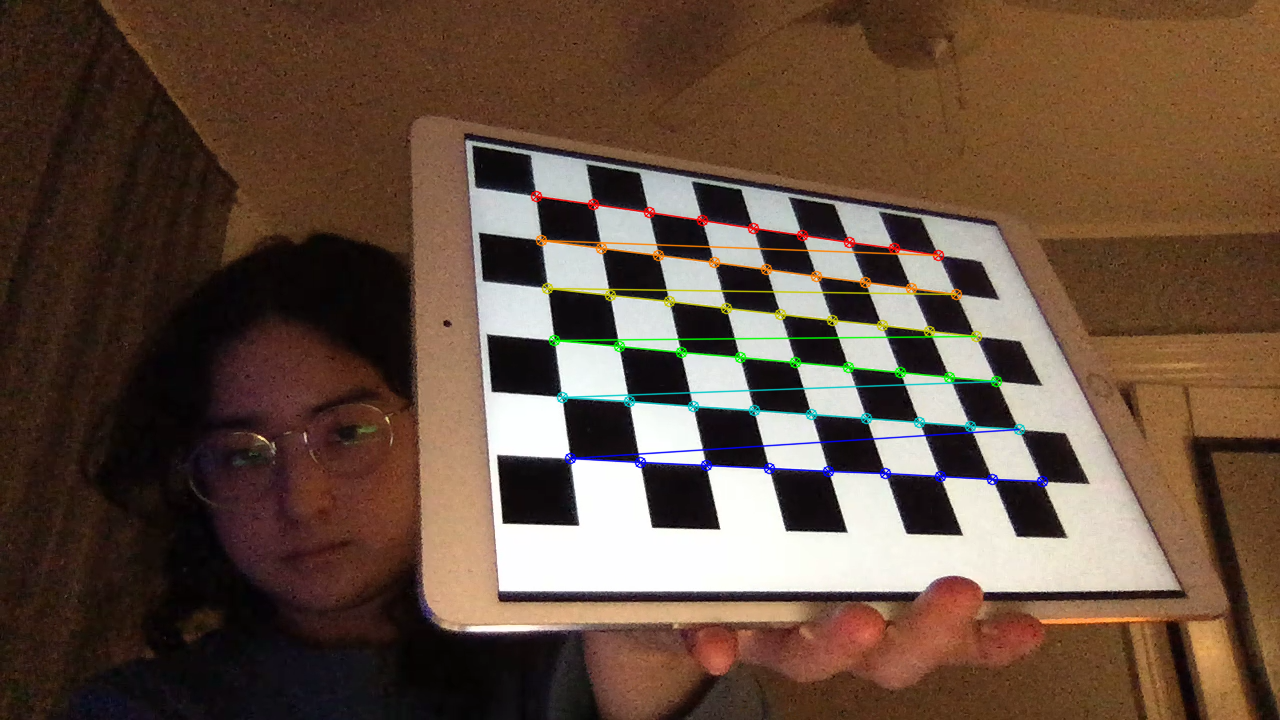
//> input picture project4/build/.002.png, 1280 x 720 px, given in place of the camera
$ ./ar_main   (built with g++ and OpenCV 4)
//> lines starting //> are read from the running program, lines starting //| are printed output that depends on the picture
### project4/functions.h
#ifndef FUNCTIONS_H
#define FUNCTIONS_H

#include <cstdio>
#include <cstring>
#include <cstdlib>
#include <opencv2/calib3d.hpp>
#include <opencv2/imgcodecs.hpp>
#include <opencv2/imgproc.hpp>
#include <opencv2/highgui.hpp>
#include <opencv2/aruco.hpp>
#include <opencv2/aruco/dictionary.hpp>
#include <opencv2/core.hpp>
#include <iostream>
#include <dirent.h>
#include <fstream>
#include <sstream>
#include <vector>

using namespace cv;
using namespace std;

int createArucoMarkers();
int createKnownBoardPosition(cv::Size boardSize, float squareEdgeLength, std::vector<Vec3f>& points);
int getChessboardCorners(std::vector<Mat> images, vector<vector<Point2f> >& cornerList, bool showResults = false);
int cameraCalibration(vector<Mat> calibrationImages, Size boardSize, float squareEdgeLength, cv::Mat& cameraMatrix, cv::Mat& distanceCoeffs);
bool saveCameraCalibration(string name, cv::Mat cameraMatrix, cv::Mat distanceCoeffs);
int startWebcamMonitoring(cv::Mat &cameraMatrix, cv::Mat &distanceCoeffs, float arucoSquareDimensions);
bool loadCameraCalibration(string name, cv::Mat &cameraMatrix, cv::Mat distanceCoeffs);
int storeCameraConfig(cv::Mat &cameraMatrix, cv::Mat &distCoeffs);
int readCameraConfig(cv::Mat &cameraMatrix, cv::Mat &distCoeffs);


#endif

### project4/ar_main.cpp
/*
Eileen Chang
CS5330
Spring 2022

Main file for Calibration (Tasks 1-4) and AR functionalities (Tasks 4-7)
*/

#include <cstdio>
#include <cstring>
#include <cstdlib>
#include <opencv2/calib3d.hpp>
#include <opencv2/imgcodecs.hpp>
#include <opencv2/imgproc.hpp>
#include <opencv2/highgui.hpp>
#include <opencv2/aruco.hpp>
#include <opencv2/aruco/dictionary.hpp>
#include <opencv2/core.hpp>
#include <iostream>
#include <dirent.h>
#include <fstream>
#include <sstream>
#include <vector>
#include "functions.h"

using namespace cv;
using namespace std;

enum Filter {
	CORNERS, AXES, OBJECT, ROBUST, ARUCO
};

int main( int argc, char *argv[] ) {
    // check for sufficient arguments
    if (argc < 1) {
        printf("Please enter enough arguments");
        return(-1);
    }

    // create aruco markers
    //createArucoMarkers();

    /* initialize variables */
    int quit =0;
    int framesPerSecond = 20;
    cv::Mat frame;
    cv::Mat convertedImage;
    convertedImage = frame;
    cv::namedWindow("Main Window", cv::WINDOW_AUTOSIZE);

    // chessboard parameters
    const float calibrationSquareDimension = 0.01778f; // meters
    const float arucoSquareDimension = 0.1016f; // meters
    cv::Size patternsize( 9, 6 );

    // camera matrix
    double col = double(convertedImage.cols / 2);
    double rows = double(convertedImage.rows / 2);
    double data[3][3] = { {1, 0, col}, {0, 1, rows}, {0, 0, 1} };
    cv::Mat cameraMatrix = cv::Mat(3,3, CV_64FC1, &data);
    // distortion coefficients
    cv::Mat distCoeffs = cv::Mat::zeros(8, 1, CV_64FC1);
    // extract paths of individual images
    std::vector<Mat> savedImages;
    // image points found by findChessboardCorners
    std::vector<cv::Point2f> corners;
    // vector of vectors of 2D points for each checkerboard image
    std::vector<std::vector<cv::Point2f> > cornerList, rejectedCandidates;
    // 3D world points, constructed
    std::vector<cv::Point3f> points;
    // vector of vectors of 3D points for each checkerboard image
    std::vector<std::vector<cv::Point3f> > pointList(1);
    // solvePnP rvecs and tvecs
    cv::Mat rotation_values = cv::Mat::zeros(3, 1, CV_64FC1);
    cv::Mat translation_values = cv::Mat::zeros(3, 1, CV_64FC1);
    // create undistorted corners or image points
    std::vector<cv::Point2f> imagePoints;
    // initialize vector for projectPoints 3D cube image points output
    std::vector<Point2f> cubeProjectedPoints;
    // initialize vector for projectPoints 3D axes image points output
    std::vector<Point2f> axesProjectedPoints;
    // bool for solvePnP
    bool flag = false;


    // variables for image capture
	char label[256]; // a string for image capture file
	int frameid = 0;
	char buffer[256];
	std::vector<int> pars;
	pars.push_back(5);

    /* video capture */
    // open video device
    cv::VideoCapture *capdev; // opens video capture with eppoccam on mobile device
    capdev = new cv::VideoCapture(0);
    if(!capdev -> isOpened()) {
        printf("Unable to open video device\n");
        return(-1);
    }

    // create instance of filterState to keep track of state machine states
	Filter filterState = Filter::CORNERS;

    /* loop for various functions */
    for(;!quit;) {

        *capdev >> frame;
//> frame is the input picture: 720 rows x 1280 cols, CV_8UC3; mean B, G, R 63.6, 78.6, 100.9

        if(frame.empty()) {
            printf("frame is empty\n");
            break;
        }

        /* detect and extract chessboard corners */
        bool found = false;
        cv::Mat gray;
        cvtColor(frame, gray, COLOR_BGR2GRAY);
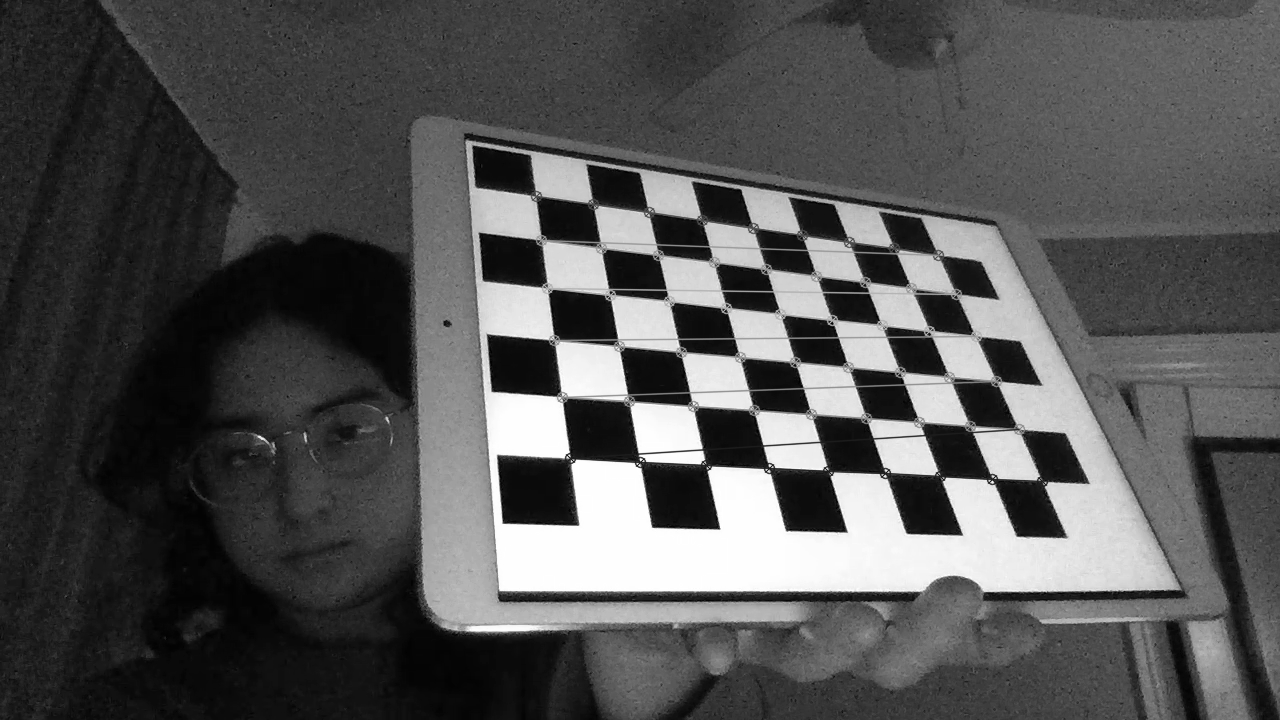
//> gray: 720 rows x 1280 cols, CV_8UC1; min 0, max 255, mean 83.6
        found = findChessboardCorners(gray, patternsize, corners, CALIB_CB_ADAPTIVE_THRESH | CALIB_CB_FAST_CHECK | CALIB_CB_NORMALIZE_IMAGE);
//> found = false; corners = empty


        /**
         * @brief if-else ladder for:
         * CORNERS: finding, drawing, and pushing corners + pushing 3D world points
         * AXES: drawing a 3D axes
         * OBJECT: drawing a 3D object
         * ROBUST: harris corner detection
         * ARUCO: detect aruco markers
         */

        // CORNERS
        if (filterState == CORNERS) {
            if(found) {
                cornerList.clear();
                pointList.clear();
                points.clear();

                /* refine pixel coordinates of 2D points for more accurracy */
                cv::TermCriteria criteria(cv::TermCriteria::COUNT | cv::TermCriteria::EPS, 30, 0.001);
                cv::cornerSubPix(gray, corners, cv::Size(11,11), cv::Size(-1,-1), criteria);

                /* draw to chessboard */
                frame.copyTo(convertedImage);
                drawChessboardCorners(convertedImage, patternsize, corners, found);
                //imshow("Main Window", convertedImage);

                // push corners
                cornerList.push_back(corners);

                // push points
                /* define world coordinates for 3D points */
                for(int i=0; i<patternsize.width; i++) {
                    for(int j=0; j<patternsize.height; j++) {
                        points.push_back(cv::Point3f(j * calibrationSquareDimension, i * calibrationSquareDimension, 0.0f));
                    }
                }


            }
            else {
                convertedImage = frame;
            }
        // AXES
        }
        else if (filterState == AXES) {
            if (found) {
                axesProjectedPoints.clear();

                // draw axes
                printf("Drawing (x,y,z) axes ...\n");
                frame.copyTo(convertedImage);

                // read calibration data
                readCameraConfig(cameraMatrix, distCoeffs);

                // draw corners
                drawChessboardCorners(convertedImage, patternsize, corners, found);

                // create undistorted corners or image points
                undistortPoints(corners, imagePoints, cameraMatrix, distCoeffs);

                //cout << "POINTS" << endl;
                std::vector<Point3d> objp;
                for(auto &i : points) {
                    objp.push_back(i);
                    //cout << i << endl;
                }

                //cout << "CORNERS" << endl;
                std::vector<Point2d> imagep;
                for(auto &j : imagePoints) {
                    imagep.push_back(j);
                    //cout << j << endl;
                }


                // draw 3D axes using projectPoints
                std::vector<Point3f> axis;
                axis.push_back(cv::Point3f(0.02, 0, 0));
                axis.push_back(cv::Point3f(0, 0.02, 0));
                axis.push_back(cv::Point3f(0, 0, -0.02));


                // solvePnP rvecs and tvecs
                cv::Mat rvec;
                cv::Mat tvec;

                // solvePnP for finding rotation and translation values
                solvePnP(objp, imagep, cameraMatrix, distCoeffs, rvec, tvec);

                // projectPoints to find 2D world image points
                projectPoints(axis, rvec, tvec, cameraMatrix, distCoeffs, axesProjectedPoints);

                cout << "image points" << endl;
                for (auto &n : axesProjectedPoints) {
                    cout << n << endl;
                }

                // draw lines from origin corner to projected image points
                cv::line(convertedImage, corners[0], axesProjectedPoints[0], {255,0,0}, 5);
                cv::line(convertedImage, corners[0], axesProjectedPoints[1], {0,255,0}, 5);
                cv::line(convertedImage, corners[0], axesProjectedPoints[2], {0,0,255}, 5);

                cout << "corner 8" << endl;
                cout << corners[8] << endl;
                cout << axesProjectedPoints[0] << endl;


                // draw 3D axes using cv::drawFrameAxes
                //cv::drawFrameAxes(convertedImage, cameraMatrix, distCoeffs, rvec, tvec, 0.2f, 3);


                // highlight corners
                cv::circle(convertedImage, corners[0], 30, {0, 255, 0}, FILLED, 5);
                cv::circle(convertedImage, corners[8], 30, {0, 255, 0}, FILLED, 5);
                cv::circle(convertedImage, corners[45], 30, {0, 255, 0}, FILLED, 5);
                cv::circle(convertedImage, corners[53], 30, {0, 255, 0}, FILLED, 5);

            }
            else {
                filterState = CORNERS;
            }
        // 3D OBJECT
        }
        else if (filterState == OBJECT) {
            if (found) {
                // draw a 3D cube
                printf("Drawing cube ...\n");
                frame.copyTo(convertedImage);

                // read calibration data
                readCameraConfig(cameraMatrix, distCoeffs);

                // draw corners
                drawChessboardCorners(convertedImage, patternsize, corners, found);

                // axis
                std::vector<Point3f> cube;
                cube.push_back(Point3f(0,0,0));
                cube.push_back(Point3f(0,0.02,0));
                cube.push_back(Point3f(0.02,0.02,0));
                cube.push_back(Point3f(0.02,0,0));
                cube.push_back(Point3f(-0.02,0,0));
                cube.push_back(Point3f(0,0.02,-0.02));
                cube.push_back(Point3f(0.02,0.02,-0.02));
                cube.push_back(Point3f(0.02,0,-0.02));


                // create undistorted corners or image points
                undistortPoints(corners, imagePoints, cameraMatrix, distCoeffs);

                //cout << "POINTS" << endl;
                std::vector<Point3d> objp;
                for(auto &i : points) {
                    objp.push_back(i);
                    //cout << i << endl;
                }

                //cout << "CORNERS" << endl;
                std::vector<Point2d> imagep;
                for(auto &j : imagePoints) {
                    imagep.push_back(j);
                    //cout << j << endl;
                }
                // solvePnP rvecs and tvecs
                cv::Mat rvec;
                cv::Mat tvec;

                // solvePnP for finding rotation and translation values
                solvePnP(objp, imagep, cameraMatrix, distCoeffs, rvec, tvec);

                projectPoints(cube, rvec, tvec, cameraMatrix, distCoeffs, cubeProjectedPoints);

                cv::drawContours(convertedImage, cubeProjectedPoints, -1, {0,255,0}, 3);

            }
            else {
                filterState = CORNERS;
            }
        // ROBUST
        }
        // harris corner detection
        else if (filterState == ROBUST) {
            int thresh = 200;
            int max_thresh = 255;
            int blockSize = 2;
            int apertureSize = 3;
            double k = 0.04;

            //cv::Mat temp = Mat::zeros( frame.size(), CV_32FC1 );
            Mat temp = Mat::zeros( frame.size(), CV_32FC1 );
            cornerHarris( gray, temp, blockSize, apertureSize, k );

            Mat dst_norm;
            normalize( temp, dst_norm, 0, 255, NORM_MINMAX, CV_32FC1, Mat() );
            //convertScaleAbs( dst_norm, convertedImage );

            for( int i = 0; i < dst_norm.rows ; i++ )
            {
                for( int j = 0; j < dst_norm.cols; j++ )
                {
                    if( (int) dst_norm.at<float>(i,j) > thresh )
                    {
                        circle( convertedImage, Point(j,i), 5, {255, 105, 235}, 10, 8, 0 );
                    }
                }
            }
        }
        // ARUCO
        else if (filterState == ARUCO) {
            // read saved calibration data
            readCameraConfig(cameraMatrix, distCoeffs);

            // detect aruco markers
            startWebcamMonitoring(convertedImage, cameraMatrix, distCoeffs, calibrationSquareDimension);
        }


        // display video in its designated state (via keypress)
        imshow("Main Window", convertedImage);

        // wait for keypress
        int key = waitKey(1);
        //char key = waitKey(1000 / framesPerSecond);

        // switch case
        if (key == 's') {
            // save image to computer
            if (found) {
                // saving images for calibration
                cv::Mat temp;
                frame.copyTo(temp);
                savedImages.push_back(temp);

                // save image to computer
                sprintf(buffer, "%s.%03d.png", label, frameid++);
                cv::imwrite(buffer, convertedImage, pars);
                printf("Image written: %s\n", buffer);

            }
            else {
                filterState = CORNERS;
            }
        }
        else if (key == 'q') {
            // exit program
            quit=1;
        }
        else if (key == ' ') {
            // turn flag on for solvePnP (see code proceeding this if-else ladder)
            flag = true;
        }
        else if (key == 'f') {
            // turn flag off for solvePnP (see code proceeding this if-else ladder)
            flag = false;
        }
        else if (key == 'c') {
            // camera calibration
            printf("Calibrating ...\n");

            if(savedImages.size() > 5) { // require more than 5 images to be saved
                // camera calibration function
                cameraCalibration(savedImages, patternsize, calibrationSquareDimension, cameraMatrix, distCoeffs);

                // save data from calibration to file
                storeCameraConfig(cameraMatrix, distCoeffs);
            }
            else {
                printf("Not enough images saved for calibration");
                return -1;
            }

        }
        else if (key == 'x') {
            // draw corners
            filterState = CORNERS;
        }
        else if (key == 'd') {
            // draw axes
            filterState = AXES;
        }
        else if (key == 'o') {
            // place 3D virtual object
            filterState = OBJECT;
        }
        else if (key == 'r') {
            // detect robust features
            filterState = ROBUST;
        }
        else if (key == 'a') {
            // detect aruco markers
            filterState = ARUCO;
        }


        /* calculate board's pose (rotation and translation) */
        if (flag) {
            printf("Calculating board's pose (rotation and translation) ...\n");
            // read calibration data
            readCameraConfig(cameraMatrix, distCoeffs);

            // create undistorted corners or image points
            undistortPoints(corners, imagePoints, cameraMatrix, distCoeffs);


            //cout << "POINTS" << endl;
            std::vector<Point3d> objp;
            for(auto &i : points) {
                objp.push_back(i);
                //cout << i << endl;
            }

            //cout << "CORNERS" << endl;
            std::vector<Point2d> imagep;
            for(auto &j : imagePoints) {
                imagep.push_back(j);
                //cout << j << endl;
            }

            cout << "point size" << endl;
            cout << objp.size() << endl;

            // calculate pose
            solvePnP(objp, cornerList[0], cameraMatrix, distCoeffs, rotation_values, translation_values, true, SOLVEPNP_ITERATIVE);


            // print rotation and translation values
            cout << "R = " << endl << " "  << rotation_values << endl << endl;
            cout << "T = " << endl << " "  << translation_values << endl << endl;

        }
    }

    // terminate the video capture
	printf("Terminating\n");
    delete capdev;
    return 0;
}
    // find aruco markers
    //startWebcamMonitoring(cameraMatrix, distCoeffs, 0.099f);
